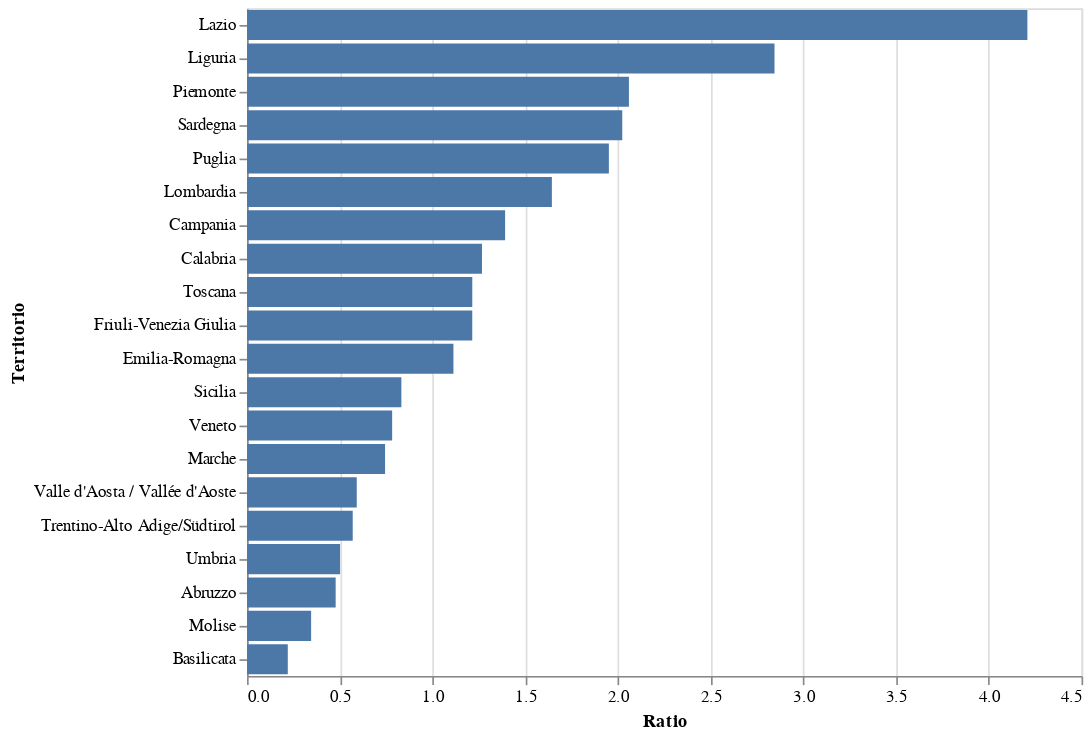

Source (notebook cell):
### Code cell
alt.Chart(df3).mark_bar().encode(
    y = alt.Y('Territorio', sort='-x'),
    x = alt.X('Ratio')
   
).properties(width=500)

### Figure 1 — Vega-Lite specification as saved in the notebook (floating-point values rounded to 4 significant figures)
{"config": {"view": {"continuousWidth": 400, "continuousHeight": 300}}, "data": {"name": "data-62d945355fd3ffa919542aaa5103a995"}, "mark": "bar", "encoding": {"x": {"field": "Ratio", "type": "quantitative"}, "y": {"field": "Territorio", "sort": "-x", "type": "nominal"}}, "width": 500, "$schema": "https://vega.github.io/schema/vega-lite/v4.17.0.json", "datasets": {"data-62d945355fd3ffa919542aaa5103a995": [{"ITTER107": "ITF4", "Value_pop": 3922941, "Territorio": "Puglia", "Value_hom": 7655, "Ratio": 1.951}, {"ITTER107": "ITF3", "Value_pop": 5624420, "Territorio": "Campania", "Value_hom": 7828, "Ratio": 1.392}, {"ITTER107": "ITE4", "Value_pop": 5714882, "Territorio": "Lazio", "Value_hom": 24049, "Ratio": 4.208}, {"ITTER107": "ITC3", "Value_pop": 1509227, "Territorio": "Liguria", "Value_hom": 4293, "Ratio": 2.845}, {"ITTER107": "ITE2", "Value_pop": 858812, "Territorio": "Umbria", "Value_hom": 431, "Ratio": 0.5019}, {"ITTER107": "ITF5", "Value_pop": 541168, "Territorio": "Basilicata", "Value_hom": 119, "Ratio": 0.2199}, {"ITTER107": "ITE1", "Value_pop": 3663191, "Territorio": "Toscana", "Value_hom": 4450, "Ratio": 1.215}, {"ITTER107": "ITD5", "Value_pop": 4425366, "Territorio": "Emilia-Romagna", "Value_hom": 4926, "Ratio": 1.113}, {"ITTER107": "ITD3", "Value_pop": 4847745, "Territorio": "Veneto", "Value_hom": 3794, "Ratio": 0.7826}, {"ITTER107": "ITF2", "Value_pop": 292150, "Territorio": "Molise", "Value_hom": 101, "Ratio": 0.3457}, {"ITTER107": "ITC4", "Value_pop": 9943004, "Territorio": "Lombardia", "Value_hom": 16346, "Ratio": 1.644}, {"ITTER107": "ITF1", "Value_pop": 1275950, "Territorio": "Abruzzo", "Value_hom": 610, "Ratio": 0.4781}, {"ITTER107": "ITF6", "Value_pop": 1855454, "Territorio": "Calabria", "Value_hom": 2351, "Ratio": 1.267}, {"ITTER107": "ITG1", "Value_pop": 4833329, "Territorio": "Sicilia", "Value_hom": 4023, "Ratio": 0.8323}, {"ITTER107": "ITG2", "Value_pop": 1587413, "Territorio": "Sardegna", "Value_hom": 3212, "Ratio": 2.023}, {"ITTER107": "ITC1", "Value_pop": 4256350, "Territorio": "Piemonte", "Value_hom": 8766, "Ratio": 2.06}, {"ITTER107": "ITE3", "Value_pop": 1487150, "Territorio": "Marche", "Value_hom": 1107, "Ratio": 0.7444}, {"ITTER107": "ITC2", "Value_pop": 123360, "Territorio": "Valle d'Aosta / Vallée d'Aoste", "Value_hom": 73, "Ratio": 0.5918}, {"ITTER107": "ITD4", "Value_pop": 1194647, "Territorio": "Friuli-Venezia Giulia", "Value_hom": 1451, "Ratio": 1.215}, {"ITTER107": "ITDA", "Value_pop": 1073574, "Territorio": "Trentino-Alto Adige/Südtirol", "Value_hom": 612, "Ratio": 0.5701}]}}
